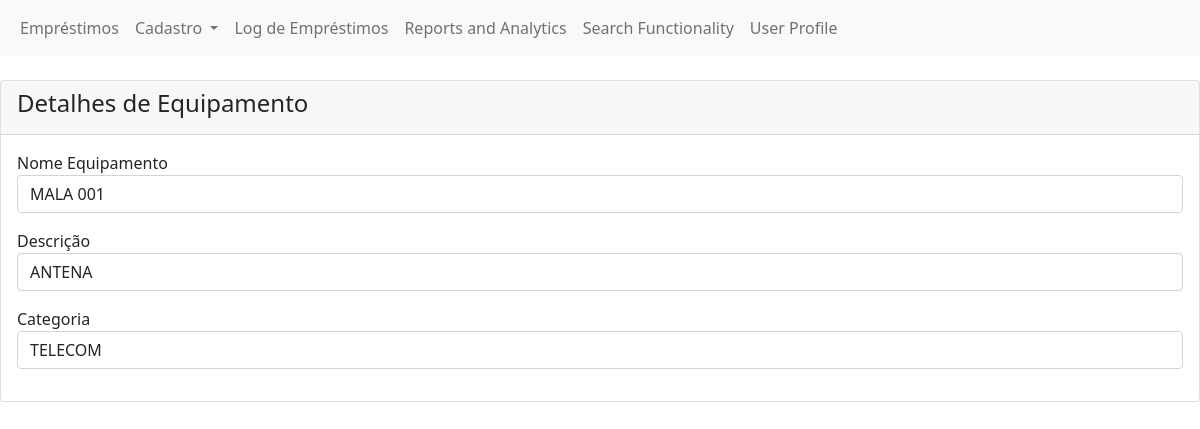
Screenshot of /dashboard/operations/equipment/view_equip.php?id=14 with the database file from the repository.
### tables this page shows
CREATE TABLE `equipment` (
  `id` int(11) NOT NULL,
  `name` varchar(100) NOT NULL,
  `description` varchar(255) DEFAULT NULL,
  `category` varchar(100) DEFAULT NULL,
  `serial_number` varchar(100) DEFAULT NULL,
  `status_id` int(11) DEFAULT NULL
);

### dashboard/operations/equipment/view_equip.php (the view, shortened to what this page needs)
<!DOCTYPE html>
<html lang="en">
<head>
    <link href="https://cdn.jsdelivr.net/npm/bootstrap@5.1.3/dist/css/bootstrap.min.css" rel="stylesheet">
</head>
<body>
    <nav class="navbar navbar-expand-lg navbar-light bg-light">
        <div class="container-fluid">
            <div class="collapse navbar-collapse" id="navbarNavAltMarkup">
            <div class="navbar-nav">
                <a class="nav-link" href="../../transations/manage_borrow.php">Empréstimos</a>
                <div class="nav-item dropdown">
                    <a class="nav-link dropdown-toggle" href="#" id="cadastroDropdown" role="button" data-bs-toggle="dropdown" aria-expanded="false">
                        Cadastro
                    </a>
                </div>
                <a class="nav-link" href="#">Log de Empréstimos</a>
                <a class="nav-link" href="#">Reports and Analytics</a>
                <a class="nav-link" href="#">Search Functionality</a>
                <a class="nav-link" href="#">User Profile</a>
            </div>
            </div>
        </div>
    </nav>
    <div class="row">
            <div class="col-md-12">
                <div class="card mt-4">
                    <div class="card-header">
                        <h4>Detalhes de Equipamento</h4>
                    </div>
                    <?php
                    if(isset($_GET['id'])){
                        include_once '../../../db/database.php';
                        $sql_query = "SELECT * FROM equipment WHERE id = " . $_GET['id'];
                        $result_set = mysqli_query($conn, $sql_query);
                        $fetched_row = mysqli_fetch_array($result_set);
                    }
                    ?>
                    <div class="card-body">
                    <form>
                        <div class="form-group mb-3">
                            <label for="">Nome Equipamento</label>
                            <p class="form-control">
                                <?=$fetched_row['name'];?>
                            </p>
                        </div>
                        <div class="form-group mb-3">
                            <label for="">Descrição</label>
                            <p class="form-control">
                                <?=$fetched_row['description'];?>
                            </p>
                        </div>
                        <div class="form-group mb-3">
                            <label for="">Categoria</label>
                            <p class="form-control">
                                <?=$fetched_row['category'];?>
                            </p>
                        </div>
                    </form>
                    </div>
                </div>
            </div>
        </div>
</body>
</html>

### rows the page displays
equipment: name "MALA 001", description "ANTENA", category "TELECOM"
